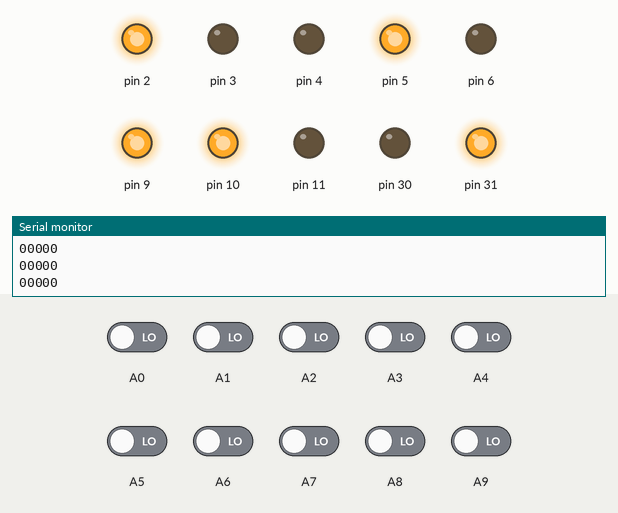
Bench run of a sketch on a simulated Arduino Mega 2560, built with avr-gcc and run on an emulated ATmega2560. On the bench: output pins drawn as LEDs (lit = HIGH), the last lines printed to the serial monitor. The test bench sets the inputs (shaded band); at power-on: A0–9 LOW. No radio packets arrive unless stated.

Above: at 1.2 s.
1.3 s: A1 driven HIGH
At 2.5 s:
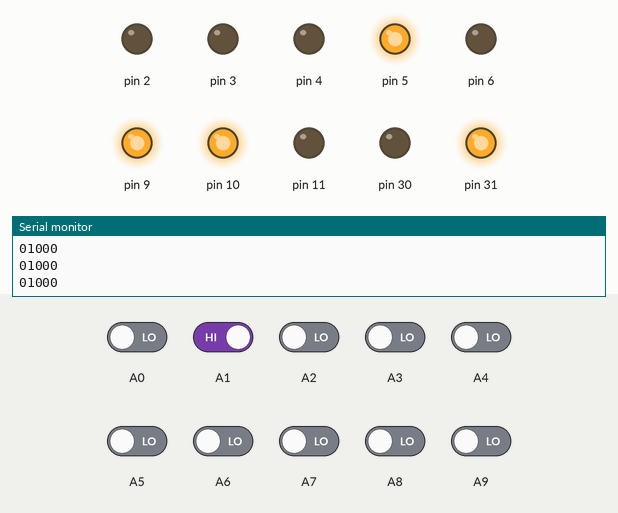
2.8 s: A2 driven HIGH
At 3.8 s:
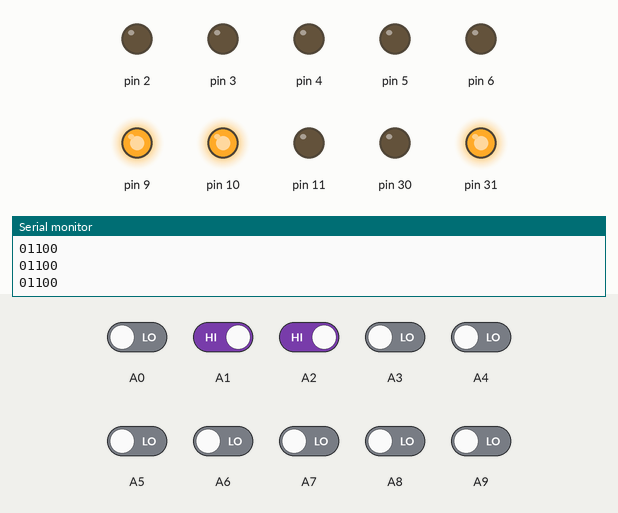
4.3 s: A5 driven HIGH
At 4.9 s:
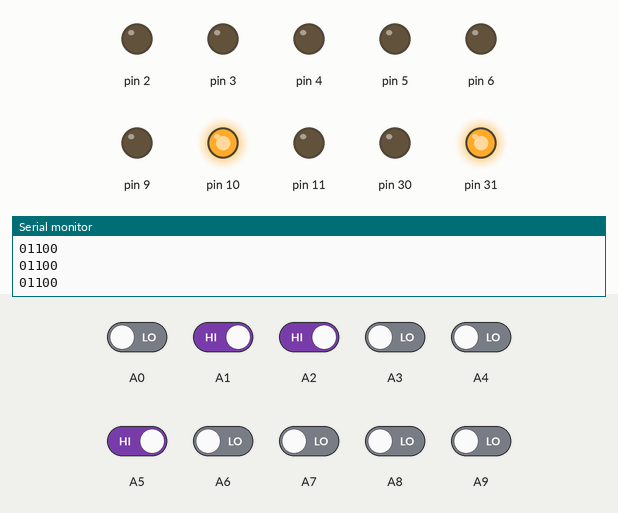
5.8 s: A7 driven HIGH
At 7.0 s:
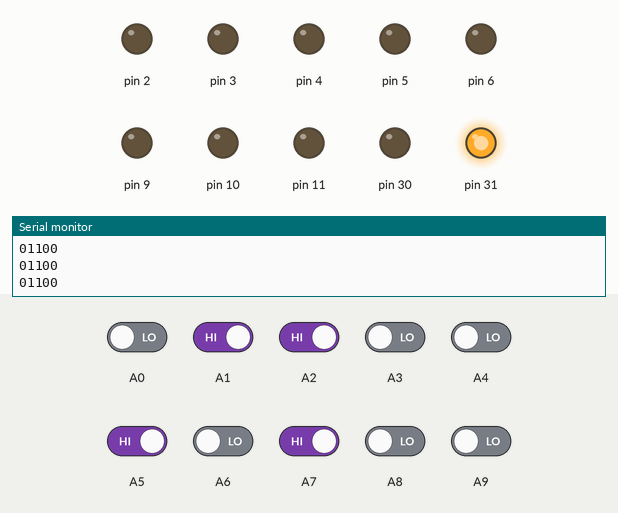
7.3 s: A8 driven HIGH
At 8.3 s:
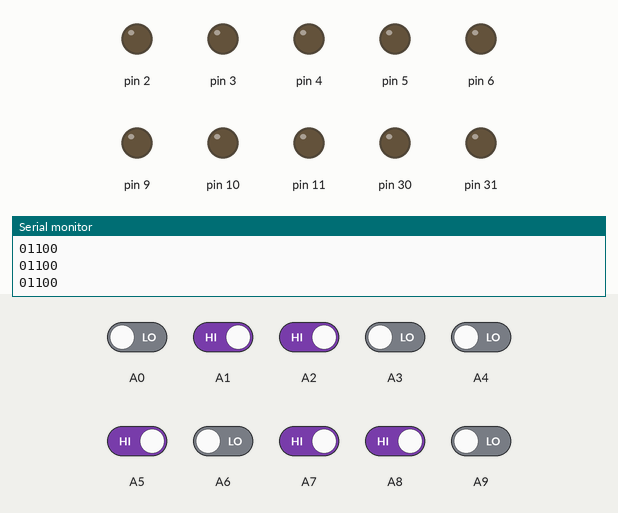
8.8 s: A1 driven LOW
At 9.5 s:
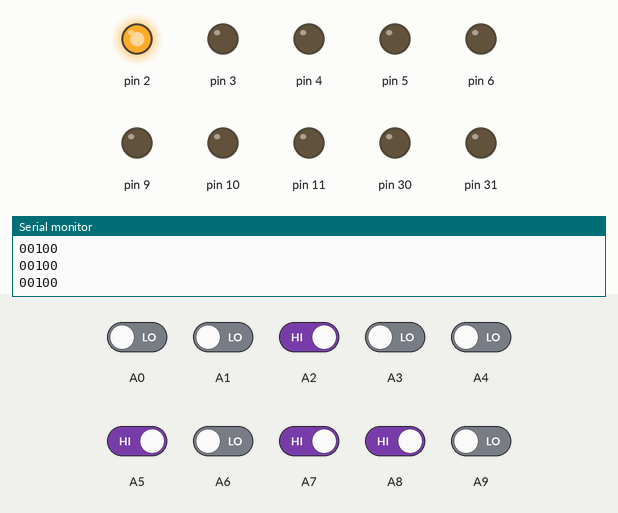
Timing chart, 0 to 11.3 s (numbered marks = the images above; inputs shaded):
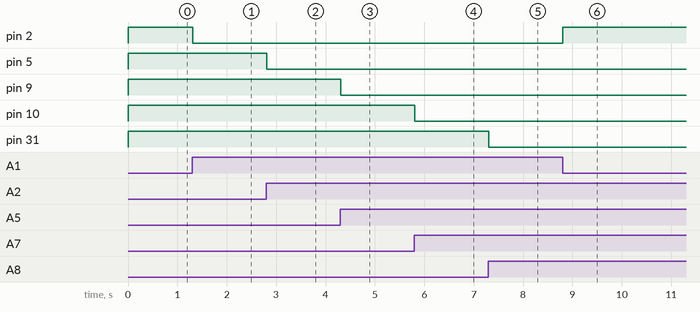

The sketch:

Main.reciever.beta_11.ino
```cpp
#include <SPI.h>
#include "RF24.h"
int pos = 1;
int cc = 1;
const uint64_t pipe = 0xE8E8F0F0E1LL; // адрес канала передачи
RF24 radio(7,8);
byte va[3];

void setup(){
  Serial.begin(9600);
  //============================================================Модуль NRF24
  radio.begin();                      // Включение модуля
  radio.setAutoAck(1);                // Установка режима подтверждения приема;
  radio.setDataRate(RF24_250KBPS);    // Устанавливаем скорость
  radio.setChannel(10);               // Устанавливаем канал
  radio.openReadingPipe(1,pipe);      // Открываем 1 канал приема
  radio.startListening();             // Начинаем слушать эфир
  pinMode(2,OUTPUT);
  pinMode(3,OUTPUT);
  pinMode(4,OUTPUT);
  pinMode(5,OUTPUT);
  pinMode(6,OUTPUT);
  pinMode(9,OUTPUT);
  pinMode(10,OUTPUT);
  pinMode(11,OUTPUT);
  pinMode(30,OUTPUT);
  pinMode(31,OUTPUT);
}

void loop(){
  int check1 = digitalRead(A0);
  int check2 = digitalRead(A1);
  int check3 = digitalRead(A2);
  int check4 = digitalRead(A3);
  int check5 = digitalRead(A4);
  int check6 = digitalRead(A5);
  int check7 = digitalRead(A6);
  int check8 = digitalRead(A7);
  int check9 = digitalRead(A8);
  int check10 = digitalRead(A9);
  if (radio.available()){
    while (radio.available()){
      radio.read(&va, sizeof(va));

    }
  }
//  va[1] = 1;
  Serial.print(check1);
  Serial.print(check2);
  Serial.print(check3);
  Serial.print(check4);
  Serial.println(va[1]);
  if(va[1]==0 and check2==0){moving(2,1,3,0);}
  if(va[1]==0 and check2==1){moving(2,0,3,0);}
  if(va[1]==1 and check1==0){moving(3,1,2,0);}
  if(va[1]==1 and check1==1){moving(3,0,2,0);}

  if(va[1]==0 and check3==0){moving(5,1,4,0);}
  if(va[1]==0 and check3==1){moving(5,0,4,0);}
  if(va[1]==1 and check4==0){moving(4,1,5,0);}
  if(va[1]==1 and check4==1){moving(4,0,5,0);}

  if(va[1]==0 and check6==0){moving(9,1,6,0);}
  if(va[1]==0 and check6==1){moving(9,0,6,0);}
  if(va[1]==1 and check5==0){moving(6,1,9,0);}
  if(va[1]==1 and check5==1){moving(6,0,9,0);}

  if(va[1]==0 and check8==0){moving(10,1,11,0);}
  if(va[1]==0 and check8==1){moving(10,0,11,0);}
  if(va[1]==1 and check7==0){moving(11,1,10,0);}
  if(va[1]==1 and check7==1){moving(11,0,10,0);}

  if(va[1]==0 and check9==0){moving(31,1,30,0);}
  if(va[1]==0 and check9==1){moving(31,0,30,0);}
  if(va[1]==1 and check10==0){moving(30,1,31,0);}
  if(va[1]==1 and check10==1){moving(30,0,31,0);}
}
void moving(int pin1, int st1, int pin2, int st2)
{
  digitalWrite(pin1,st1); digitalWrite(pin2,st2);
}
```

Measured:
- after the input at 1.3 s, pin 2: HIGH → LOW at once
- after the input at 2.8 s, pin 5: HIGH → LOW at once
- after the input at 4.3 s, pin 9: HIGH → LOW at once
- after the input at 5.8 s, pin 10: HIGH → LOW at once
- after the input at 7.3 s, pin 31: HIGH → LOW at once
- after the input at 8.8 s, pin 2: LOW → HIGH at once
